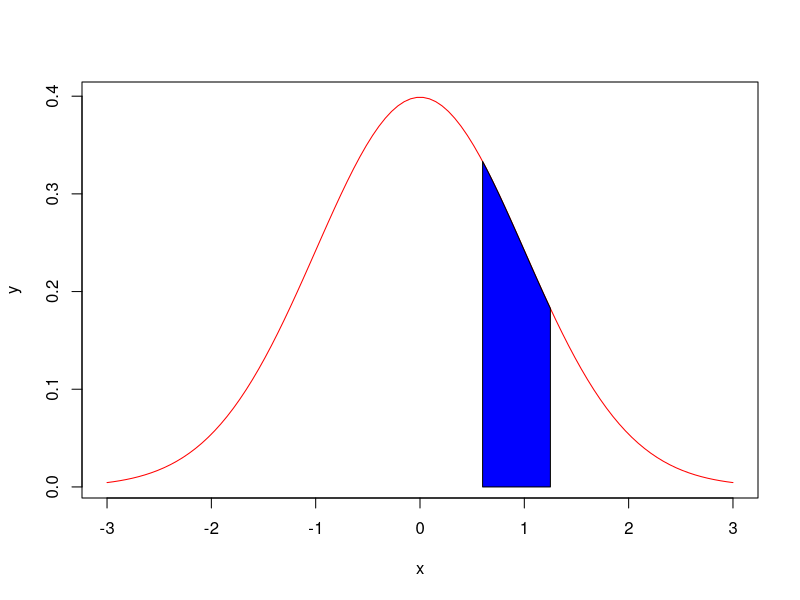

Source code (R):
x=seq(-3,3,length=100)
y=dnorm(x,mean=0,sd=1)
plot(x,y,type="l",col="red")
x=seq(0.6,1.25,length=100)
y=dnorm(x,mean=0,sd=1)
polygon(c(0.6,x,1.25),c(0,y,0),col="blue")
pnorm(1.25,mean=0,sd=1)-pnorm(0.6,0,1)
